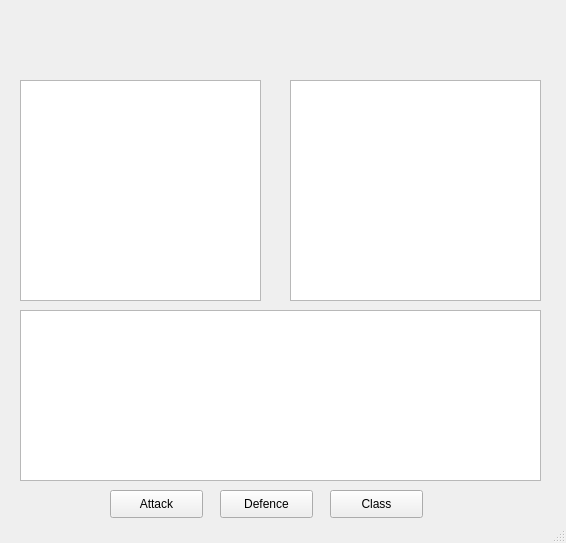
<?xml version="1.0" encoding="UTF-8"?>
<ui version="4.0">
 <class>MainWindow</class>
 <widget class="QMainWindow" name="MainWindow">
  <property name="geometry">
   <rect>
    <x>0</x>
    <y>0</y>
    <width>566</width>
    <height>543</height>
   </rect>
  </property>
  <property name="windowTitle">
   <string>MainWindow</string>
  </property>
  <widget class="QWidget" name="centralwidget">
   <widget class="QTextBrowser" name="dragon_stats">
    <property name="geometry">
     <rect>
      <x>20</x>
      <y>80</y>
      <width>241</width>
      <height>221</height>
     </rect>
    </property>
   </widget>
   <widget class="QTextBrowser" name="battle_log">
    <property name="geometry">
     <rect>
      <x>20</x>
      <y>310</y>
      <width>521</width>
      <height>171</height>
     </rect>
    </property>
   </widget>
   <widget class="QTextBrowser" name="player_stats">
    <property name="geometry">
     <rect>
      <x>290</x>
      <y>80</y>
      <width>251</width>
      <height>221</height>
     </rect>
    </property>
   </widget>
   <widget class="QPushButton" name="attack_button">
    <property name="geometry">
     <rect>
      <x>110</x>
      <y>490</y>
      <width>93</width>
      <height>28</height>
     </rect>
    </property>
    <property name="text">
     <string>Attack</string>
    </property>
   </widget>
   <widget class="QPushButton" name="pushButton_3">
    <property name="geometry">
     <rect>
      <x>330</x>
      <y>490</y>
      <width>93</width>
      <height>28</height>
     </rect>
    </property>
    <property name="text">
     <string>Class</string>
    </property>
   </widget>
   <widget class="QPushButton" name="defence_button">
    <property name="geometry">
     <rect>
      <x>220</x>
      <y>490</y>
      <width>93</width>
      <height>28</height>
     </rect>
    </property>
    <property name="text">
     <string>Defence</string>
    </property>
   </widget>
  </widget>
  <widget class="QStatusBar" name="statusbar"/>
 </widget>
 <resources/>
 <connections/>
</ui>
